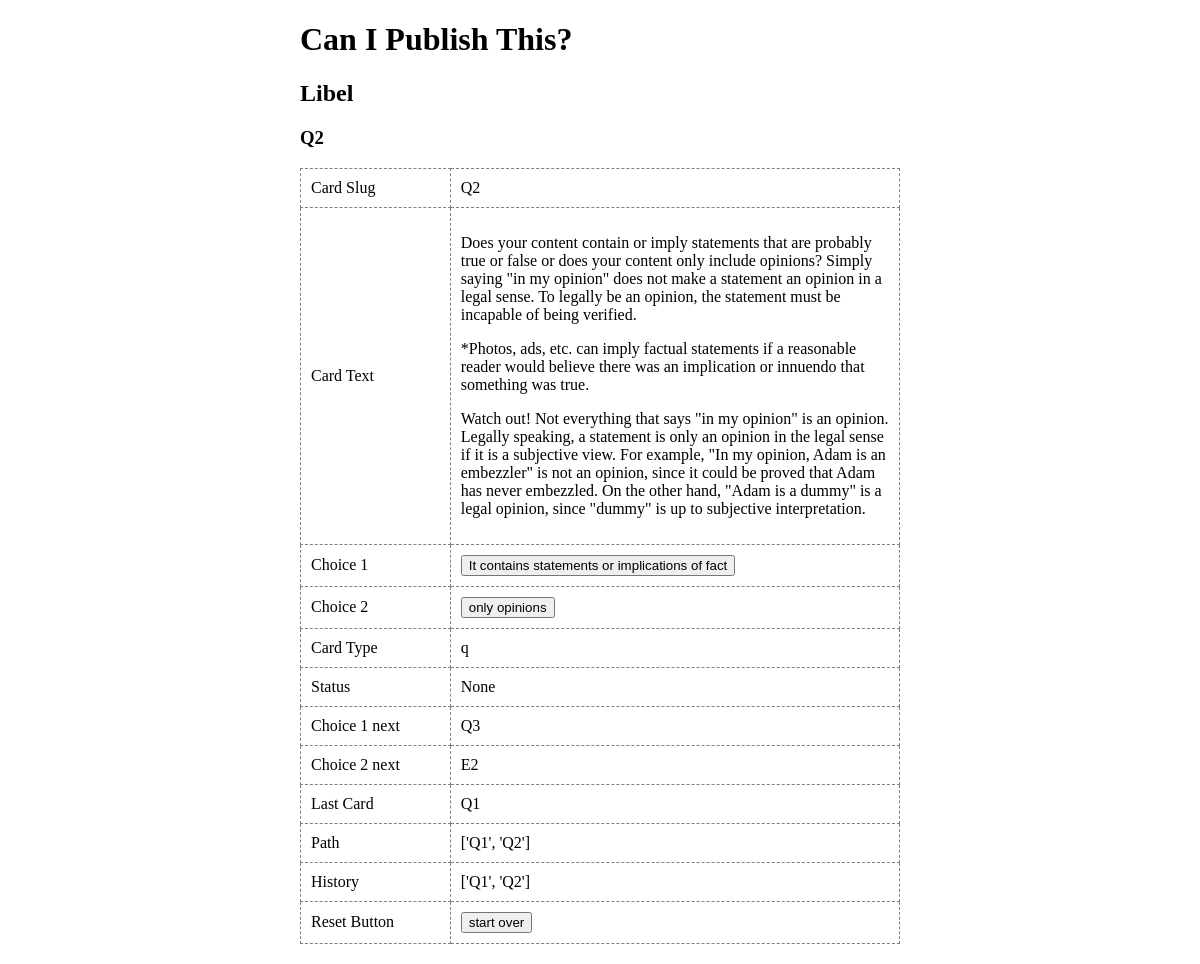
The page /libel/Q2/ on the database as committed earlier.
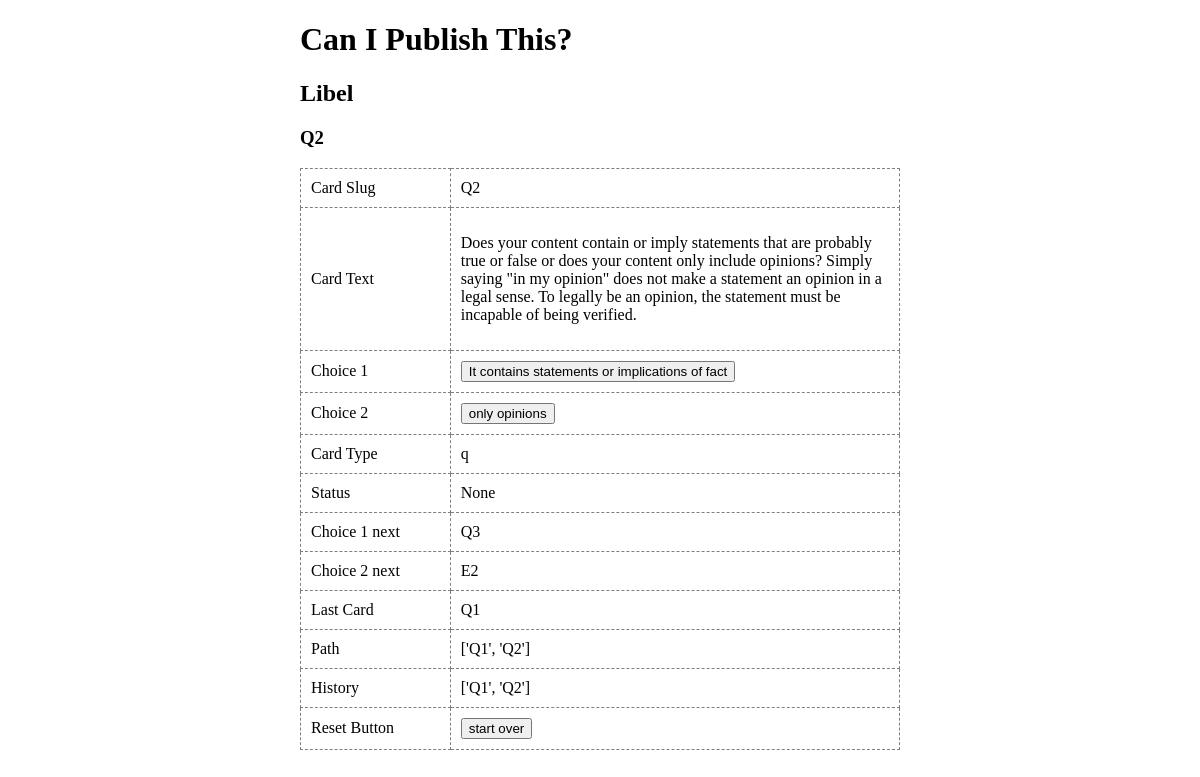
The same page on the database as committed later.
### libel/models.py (models this page shows)
class Card(models.Model):
    card_slug = models.CharField("Card Slug", max_length=4, null=True)
    card_text = models.TextField("Card Content", null=True)
    CARD_TYPE_CHOICES = (
        ('q', 'Question'),
        ('c', 'Continuation'),
        ('e', 'End Card')
    )
    card_type = models.CharField(
        "Card Type",
        max_length=1,
        choices=CARD_TYPE_CHOICES,
        default='q'
    )
    PUBLISH_CHOICES = (
        ('yes', 'Can Publish'),
        ('no', 'Pause')
    )
    can_publish_status = models.CharField(
        "Can Publish Status",
        max_length=3,
        choices=PUBLISH_CHOICES,
        blank=True,
        null=True
    )
    choice_one = models.CharField("Choice 1", max_length=144, blank=True, default="yes")
    choice_two = models.CharField("Choice 2", max_length=144, blank=True, default="no")
    def __str__(self):
        return self.card_slug

### libel/views.py (the view)
# urls.py: path('<slug:card_slug>/', views.card, name='card'),
def card(request, card_slug):
    card = CARDS.get(card_slug=card_slug)
    rel = RELS.get(card=card.id)
    if card_slug == 'Q1':
        reset_card_history()
        update_card_history('Q1')
    if card_history['path'][-1] != card_slug and\
        card_history['path'][-1] != rel.choice_back:
        update_card_history(card_slug)
    context = {
        'card': card,
        'rel': rel,
        'card_history': card_history
    }
    return render(request, 'libel/card.html', context)

### libel/views.py (called while the page is built)
def update_card_history(slug):
    card_history['path'].append(slug)
    slug_first_char = slug[0]
    card_type_exceptions = ['A', 'E']
    if slug_first_char not in card_type_exceptions and slug not in card_history['history']:
        card_history['history'].append(slug)

### libel/templates/libel/card.html (shortened to what this page needs)
{% extends "./_base.html" %}
{% block content %}
  <h3>{{ card.card_slug }}</h3>
  <table>
    <tr>
      <td>Card Slug</td>
      <td>{{ card.card_slug }}
      </td>
    </tr>
    <tr>
      <td>Card Text</td>
      <td>{% autoescape off %}{{ card.card_text }}{% endautoescape %}</td>
    </tr>
    <tr>
      <td>Choice 1</td>
      <td>
        <button
          class="choice"
          data-choice="{{ rel.choice_one_next }}"
          data-slug="{{ card.card_slug }}">
          {{ card.choice_one }}
        </button>
      </td>
    </tr>
    {% if card.choice_two != '' %}
    <tr>
      <td>Choice 2</td>
      <td>
        <button
          class="choice"
          data-choice="{{ rel.choice_two_next }}">
          {{ card.choice_two }}
        </button>
      </td>
    </tr>
    {% endif %}
    <tr>
      <td>Card Type</td>
      <td>{{ card.card_type }}</td>
    </tr>
    <tr>
      <td>Status</td>
      <td>{{ card.can_publish_status }}</td>
    </tr>
    <tr>
      <td>Choice 1 next</td>
      <td>{{ rel.choice_one_next }}</td>
    </tr>
    <tr>
      <td>Choice 2 next</td>
      <td>{{ rel.choice_two_next }}</td>
    </tr>
    <tr>
      <td>Last Card</td>
      <td>
        {% if card.card_slug != 'Q1' %}
        {{ rel.choice_back }}
        {% else %}
        None
        {% endif %}
    </tr>
    <tr>
      <td>Path</td>
      <td>{{ card_history.path }}</td>
    </tr>
    <tr>
      <td>History</td>
      <td>{{ card_history.history }}</td>
    </tr>
    {% if card.card_slug != 'Q1' %}
    <tr>
      <td>Reset Button</td>
      <td>
        <button
          class="choice"
          data-choice="Q1">
          start over
        </button>
      </td>
    </tr>
    {% endif %}
  </table>
{% endblock %}

Rows that differ between the two databases and show on the page:
changed Card "None": card_text "…incapable of being verified. * Photos, ads, etc. can imply factual statements if a reasonable reader would believe there was an implication or innuendo that something was true. Watch out! Not everything that says \"in my opinion\" is an opinion. Legally speaking, a statement is only an opinion in the legal sense if it is a subjective view. For example, \"In my opinion, Adam is an embezzler\" is not an opinion, since it could be proved that Adam has never embezzled. On the other hand, \"Adam is a dummy\" is a legal opinion, since \"dummy\" is up to subjective interpretation." → "…incapable of being verified."
